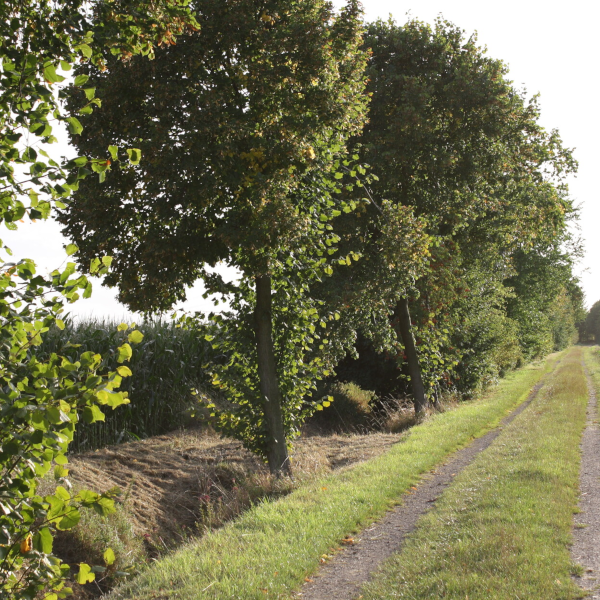
#> input picture Journey of the 06 Keys Challenge/Key_05/Encoded_Key.png, 600 x 600 px; the run also reads 1 picture not shown here
$ python Key_05.py
#> lines starting #> are read from the running program, lines starting #| are printed output that depends on the picture; after the words box and inside, x2 and y2 are one past the last pixel; in counts of white or black regions, pixels touching at a corner belong together
import cv2

image1 = cv2.imread("Encoded_Key.png")
#> image1 is the input picture: shape (600, 600, 3); mean B, G, R 81.5, 113.9, 115.1
image2 = cv2.imread("original.png")

difference = cv2.subtract(image1, image2)
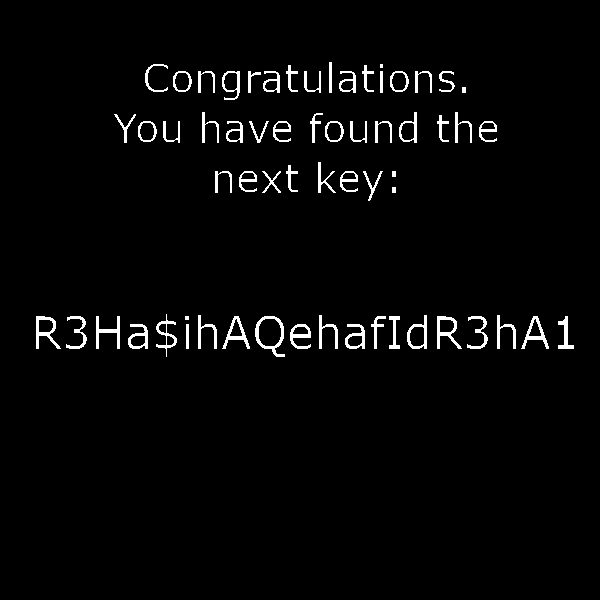
#> difference: shape (600, 600, 3); values 0 (black) and 1 (white), 2.6% white; 62 white regions (2 under 20 px), largest, box (x1, y1, x2, y2) and area: (255, 316, 285, 357) 342, (36, 316, 61, 349) 288, (437, 316, 462, 349) 288

Conv_hsv_Gray = cv2.cvtColor(difference, cv2.COLOR_BGR2GRAY)
ret, mask = cv2.threshold(Conv_hsv_Gray, 0, 255,cv2.THRESH_BINARY_INV |cv2.THRESH_OTSU)
#> ret = 0
difference[mask != 255] = [0, 0, 255]
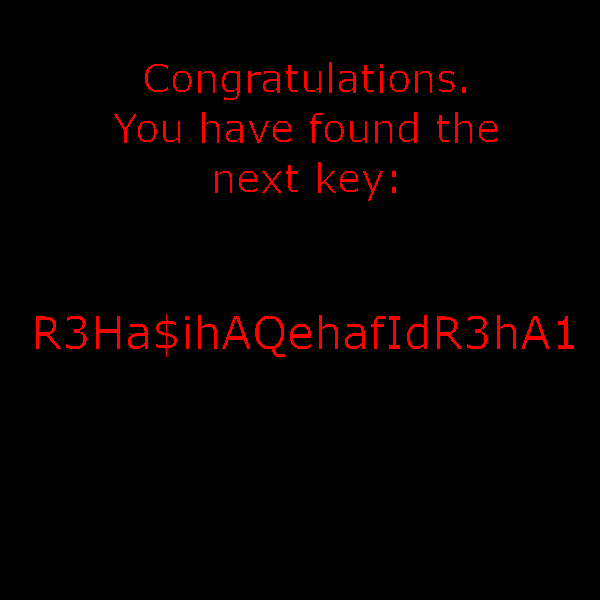
#> difference: shape (600, 600, 3); 2.64% of pixels changed, all inside (x1, y1, x2, y2) = (36, 62, 574, 357)

cv2.imwrite('diff.png', difference)
